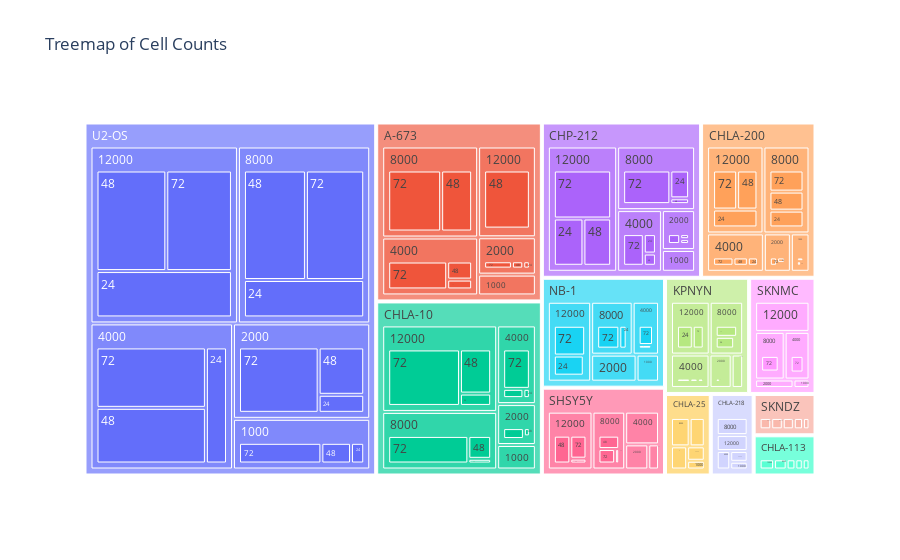

Here is the notebook cell this chart was saved with:
### Markdown cell above
# Treemap Cell Count Figures

### Code cell
cellcountdf = (
    round2df[["Metadata_cell_line", "Metadata_seeding_density", "Metadata_time_point"]]
    .value_counts()
    .reset_index(name="count")
)

fig = px.treemap(
    cellcountdf,
    path=["Metadata_cell_line", "Metadata_seeding_density", "Metadata_time_point"],
    values="count",
    title="Treemap of Cell Counts",
)

fig.show()
fig.write_image(static_figure_path / "round2_cell_count_treemap.png", width=2000, height=1200)
fig.write_html(
    int_figure_path / "round2_cell_count_treemap.html",
    full_html=True,
    include_plotlyjs="embed",
)

### Figure 1 — Plotly figure (JSON) as saved in the notebook; plotly's stock layout.template omitted (floating-point values rounded to 4 significant figures; data arrays with more than 128 entries replaced by an {"elided": "..."} marker saying what was removed)
{"data": [{"branchvalues": "total", "domain": {"x": [0.0, 1.0], "y": [0.0, 1.0]}, "hovertemplate": "labels=%{label}<br>count=%{value}<br>parent=%{parent}<br>id=%{id}<extra></extra>", "ids": {"elided": "267 str values"}, "labels": {"elided": "267 str values"}, "name": "", "parents": {"elided": "267 str values"}, "type": "treemap", "values": {"elided": "267 float values"}}], "layout": {"legend": {"tracegroupgap": 0}, "title": {"text": "Treemap of Cell Counts"}}}
